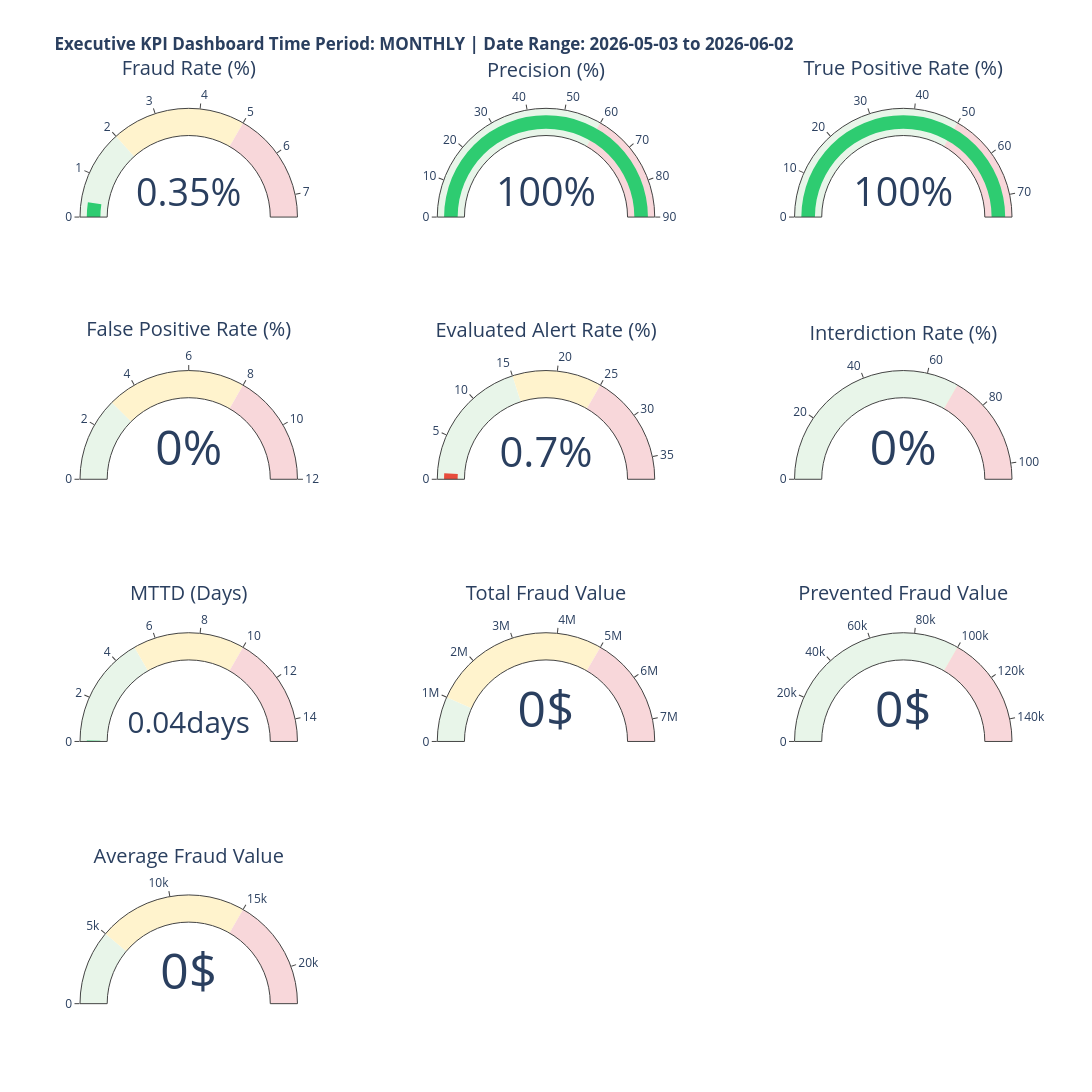

Notebook code for this chart:
### Code cell
# ============================================================================
# SECTION 8.1: RENDER KPI CARDS (Executive Key Performance Indicators)
# ============================================================================

# Create a dashboard with KPI cards (3x4 grid)
fig_kpis = go.Figure()

# Define KPIs with current values, thresholds, and status
kpis = [
    {
        'title': 'Fraud Rate (%)',
        'value': current_fraud_rate,
        'unit': '%',
        'threshold_good': 2.0,
        'threshold_fair': 5.0,
        'higher_is_better': False
    },
    {
        'title': 'Precision (%)',
        'value': current_precision,
        'unit': '%',
        'threshold_good': 80.0,
        'threshold_fair': 60.0,
        'higher_is_better': True
    },
    {
        'title': 'True Positive Rate (%)',
        'value': current_tpr,
        'unit': '%',
        'threshold_good': 75.0,
        'threshold_fair': 50.0,
        'higher_is_better': True
    },
    {
        'title': 'False Positive Rate (%)',
        'value': current_fpr,
        'unit': '%',
        'threshold_good': 3.0,
        'threshold_fair': 8.0,
        'higher_is_better': False
    },
    {
        'title': 'Evaluated Alert Rate (%)',
        'value': current_evaluated_alert_rate,
        'unit': '%',
        'threshold_good': 15.0,
        'threshold_fair': 25.0,
        'higher_is_better': True
    },
    {
        'title': 'Interdiction Rate (%)',
        'value': current_interdiction_rate,
        'unit': '%',
        'threshold_good': 85.0,
        'threshold_fair': 70.0,
        'higher_is_better': True
    },
    {
        'title': 'MTTD (Days)',
        'value': current_mttd,
        'unit': 'days',
        'threshold_good': 5.0,
        'threshold_fair': 10.0,
        'higher_is_better': False
    },
    {
        'title': 'Total Fraud Value',
        'value': current_total_fraud_value,
        'unit': '$',
        'threshold_good': 1000000,
        'threshold_fair': 5000000,
        'higher_is_better': False
    },
    {
        'title': 'Prevented Fraud Value',
        'value': current_prevented_value,
        'unit': '$',
        'threshold_good': 500000,
        'threshold_fair': 100000,
        'higher_is_better': True
    },
    {
        'title': 'Average Fraud Value',
        'value': current_avg_fraud_value,
        'unit': '$',
        'threshold_good': 5000,
        'threshold_fair': 15000,
        'higher_is_better': False
    },
]

# Create KPI indicators using plotly indicators
fig_kpis = make_subplots(
    rows=4, cols=3,
    specs=[[{'type': 'indicator'}] * 3] * 4,
    vertical_spacing=0.15,
    horizontal_spacing=0.15
)

for idx, kpi in enumerate(kpis):
    row = (idx // 3) + 1
    col = (idx % 3) + 1
    
    # Determine status color
    if kpi['higher_is_better']:
        if kpi['value'] >= kpi['threshold_good']:
            color = '#2ecc71'  # Green
        elif kpi['value'] >= kpi['threshold_fair']:
            color = '#f39c12'  # Orange
        else:
            color = '#e74c3c'  # Red
    else:
        if kpi['value'] <= kpi['threshold_good']:
            color = '#2ecc71'  # Green
        elif kpi['value'] <= kpi['threshold_fair']:
            color = '#f39c12'  # Orange
        else:
            color = '#e74c3c'  # Red
    
    fig_kpis.add_trace(
        go.Indicator(
            mode="number+gauge",
            value=kpi['value'],
            title={'text': kpi['title']},
            gauge={
                'axis': {'range': [0, kpi['threshold_fair'] * 1.5]},
                'bar': {'color': color},
                'steps': [
                    {'range': [0, kpi['threshold_good']], 'color': "#e8f5e9"},
                    {'range': [kpi['threshold_good'], kpi['threshold_fair']], 'color': "#fff3cd"},
                    {'range': [kpi['threshold_fair'], kpi['threshold_fair'] * 1.5], 'color': "#f8d7da"},
                ],
            },
            number={'suffix': kpi['unit']},
        ),
        row=row, col=col
    )

fig_kpis.update_layout(
    title_text=f"<b>Executive KPI Dashboard Time Period: {time_granularity.upper()} | Date Range: {dashboard_start_date.strftime('%Y-%m-%d')} to {dashboard_end_date.strftime('%Y-%m-%d')}</sub>",
    showlegend=False,
    height=1350,
    width=1400
)

print("✓ KPI Cards visualization created (4x3 grid with 10 metrics)")
print("  Status indicators: 🟢 Good | 🟡 Fair | 🔴 Poor")

# Display the figure
fig_kpis.show()

### Figure 1 — Plotly figure (JSON) as saved in the notebook; plotly's stock layout.template omitted (floating-point values rounded to 4 significant figures)
{"data": [{"domain": {"x": [0, 0.2333], "y": [0.8625, 1]}, "gauge": {"axis": {"range": [0, 7.5]}, "bar": {"color": "#2ecc71"}, "steps": [{"color": "#e8f5e9", "range": [0, 2]}, {"color": "#fff3cd", "range": [2, 5]}, {"color": "#f8d7da", "range": [5, 7.5]}]}, "mode": "number+gauge", "number": {"suffix": "%"}, "title": {"text": "Fraud Rate (%)"}, "type": "indicator", "value": 0.3509}, {"domain": {"x": [0.3833, 0.6167], "y": [0.8625, 1]}, "gauge": {"axis": {"range": [0, 90]}, "bar": {"color": "#2ecc71"}, "steps": [{"color": "#e8f5e9", "range": [0, 80]}, {"color": "#fff3cd", "range": [80, 60]}, {"color": "#f8d7da", "range": [60, 90]}]}, "mode": "number+gauge", "number": {"suffix": "%"}, "title": {"text": "Precision (%)"}, "type": "indicator", "value": 100}, {"domain": {"x": [0.7667, 1.0], "y": [0.8625, 1]}, "gauge": {"axis": {"range": [0, 75]}, "bar": {"color": "#2ecc71"}, "steps": [{"color": "#e8f5e9", "range": [0, 75]}, {"color": "#fff3cd", "range": [75, 50]}, {"color": "#f8d7da", "range": [50, 75]}]}, "mode": "number+gauge", "number": {"suffix": "%"}, "title": {"text": "True Positive Rate (%)"}, "type": "indicator", "value": 100}, {"domain": {"x": [0, 0.2333], "y": [0.575, 0.7125]}, "gauge": {"axis": {"range": [0, 12]}, "bar": {"color": "#2ecc71"}, "steps": [{"color": "#e8f5e9", "range": [0, 3]}, {"color": "#fff3cd", "range": [3, 8]}, {"color": "#f8d7da", "range": [8, 12]}]}, "mode": "number+gauge", "number": {"suffix": "%"}, "title": {"text": "False Positive Rate (%)"}, "type": "indicator", "value": 0}, {"domain": {"x": [0.3833, 0.6167], "y": [0.575, 0.7125]}, "gauge": {"axis": {"range": [0, 37.5]}, "bar": {"color": "#e74c3c"}, "steps": [{"color": "#e8f5e9", "range": [0, 15]}, {"color": "#fff3cd", "range": [15, 25]}, {"color": "#f8d7da", "range": [25, 37.5]}]}, "mode": "number+gauge", "number": {"suffix": "%"}, "title": {"text": "Evaluated Alert Rate (%)"}, "type": "indicator", "value": 0.7}, {"domain": {"x": [0.7667, 1.0], "y": [0.575, 0.7125]}, "gauge": {"axis": {"range": [0, 105]}, "bar": {"color": "#e74c3c"}, "steps": [{"color": "#e8f5e9", "range": [0, 85]}, {"color": "#fff3cd", "range": [85, 70]}, {"color": "#f8d7da", "range": [70, 105]}]}, "mode": "number+gauge", "number": {"suffix": "%"}, "title": {"text": "Interdiction Rate (%)"}, "type": "indicator", "value": 0}, {"domain": {"x": [0, 0.2333], "y": [0.2875, 0.425]}, "gauge": {"axis": {"range": [0, 15]}, "bar": {"color": "#2ecc71"}, "steps": [{"color": "#e8f5e9", "range": [0, 5]}, {"color": "#fff3cd", "range": [5, 10]}, {"color": "#f8d7da", "range": [10, 15]}]}, "mode": "number+gauge", "number": {"suffix": "days"}, "title": {"text": "MTTD (Days)"}, "type": "indicator", "value": 0.04}, {"domain": {"x": [0.3833, 0.6167], "y": [0.2875, 0.425]}, "gauge": {"axis": {"range": [0, 7500000]}, "bar": {"color": "#2ecc71"}, "steps": [{"color": "#e8f5e9", "range": [0, 1000000]}, {"color": "#fff3cd", "range": [1000000, 5000000]}, {"color": "#f8d7da", "range": [5000000, 7500000]}]}, "mode": "number+gauge", "number": {"suffix": "$"}, "title": {"text": "Total Fraud Value"}, "type": "indicator", "value": 0}, {"domain": {"x": [0.7667, 1.0], "y": [0.2875, 0.425]}, "gauge": {"axis": {"range": [0, 150000]}, "bar": {"color": "#e74c3c"}, "steps": [{"color": "#e8f5e9", "range": [0, 500000]}, {"color": "#fff3cd", "range": [500000, 100000]}, {"color": "#f8d7da", "range": [100000, 150000]}]}, "mode": "number+gauge", "number": {"suffix": "$"}, "title": {"text": "Prevented Fraud Value"}, "type": "indicator", "value": 0}, {"domain": {"x": [0, 0.2333], "y": [0, 0.1375]}, "gauge": {"axis": {"range": [0, 22500]}, "bar": {"color": "#2ecc71"}, "steps": [{"color": "#e8f5e9", "range": [0, 5000]}, {"color": "#fff3cd", "range": [5000, 15000]}, {"color": "#f8d7da", "range": [15000, 22500]}]}, "mode": "number+gauge", "number": {"suffix": "$"}, "title": {"text": "Average Fraud Value"}, "type": "indicator", "value": 0}], "layout": {"height": 1350, "showlegend": false, "title": {"text": "<b>Executive KPI Dashboard Time Period: MONTHLY | Date Range: 2026-05-03 to 2026-06-02</sub>"}, "width": 1400}}
